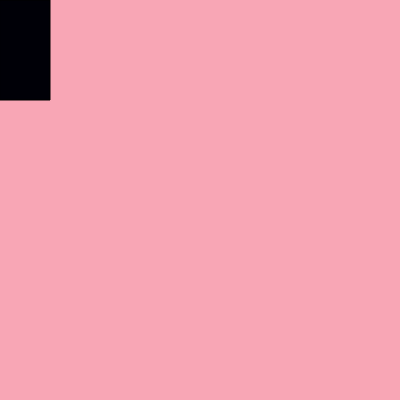
Frame 1 (no input)
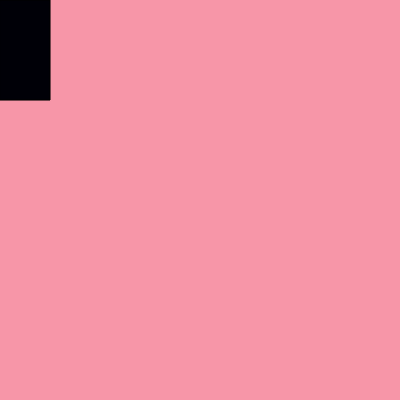
Frame 60 (no input)
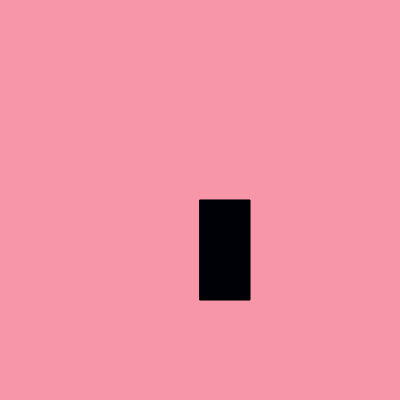
Frame 120 (the mouse pressed at the canvas centre since frame 60)

The p5.js sketch that drew these frames (run headless with seeded random() and noise() and a simulated clock; from frame 60 on, the mouse is pressed at the canvas centre):

// p5.js sketch
// ── sketch.js
function setup() {
    createCanvas(400, 400);
  }
  
  function draw() {
    background(`rgba(247,151,168,0.85)`);
    stroke(`black`)
    fill(`rgb(0,0,7)`)
    rect(mouseX, mouseY, 50, 100 )
  }
